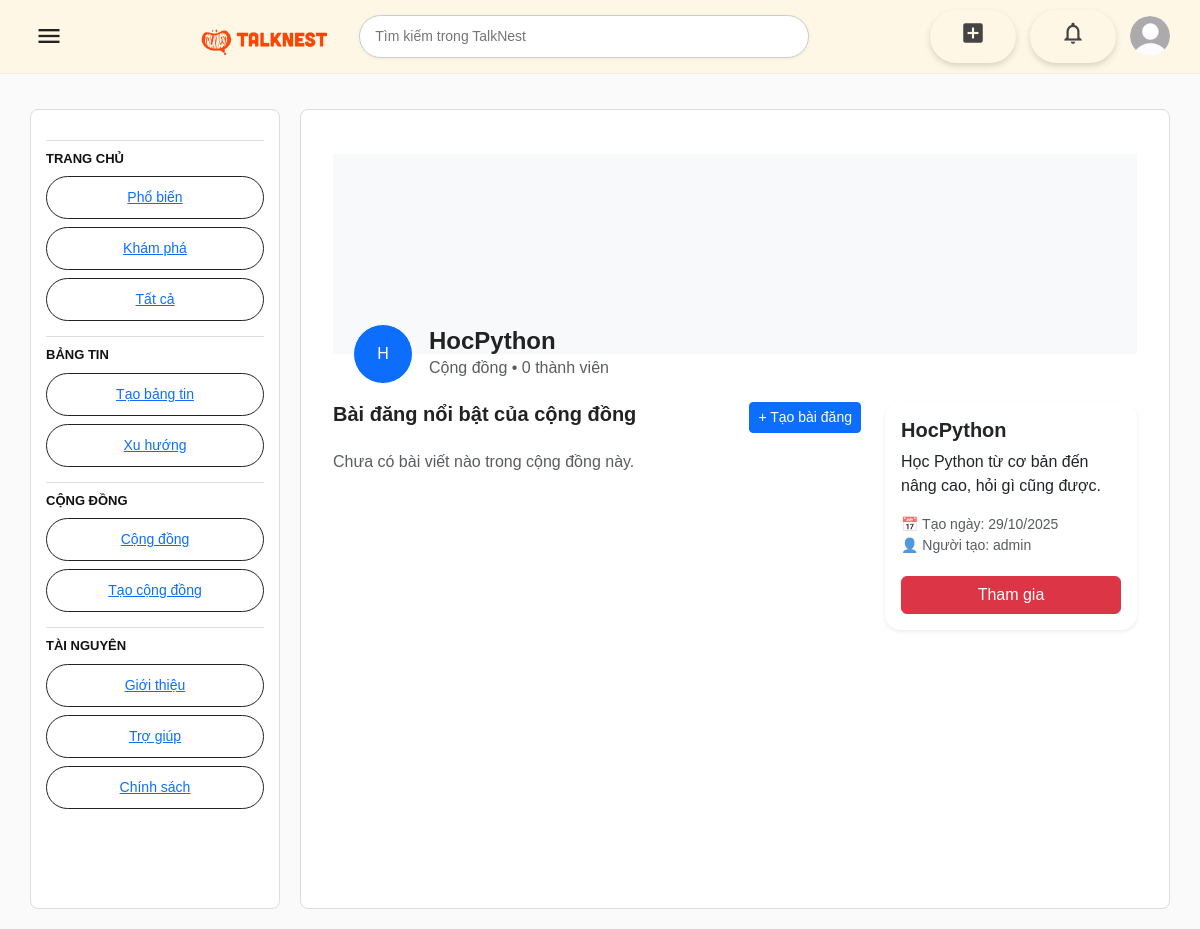
Screenshot of /communities/2/ (signed in) with the database file from the repository.
### talknest/models.py (models this page shows, shortened)
class Community(models.Model):
    community_id = models.AutoField(primary_key=True)
    name = models.CharField(max_length=250, unique=True)
    description = models.TextField(blank=True, null=True)
    created_at = models.DateTimeField(auto_now_add=True)
    created_by = models.ForeignKey(User, on_delete=models.SET_NULL, null=True, blank=True, related_name='communities_created')
    members = models.ManyToManyField(User, related_name='joined_communities', blank=True)
    banner = models.ImageField(upload_to='community_banners/', null=True, blank=True)
    logo = models.ImageField(upload_to='community_logos/', null=True, blank=True)
    def total_members(self):
        return self.members.count()

### talknest/views.py (the view)
# urls.py: path('communities/<int:community_id>/', views.community_detail, name='community_detail'),
@login_required
def community_detail(request, community_id):
    community = get_object_or_404(Community, community_id=community_id)
    posts = Post.objects.filter(community=community).order_by('-created_at')
    is_member = request.user in community.members.all()
    if request.method == "POST":
        if is_member:
            community.members.remove(request.user)
        else:
            community.members.add(request.user)
        return redirect('community_detail', community_id=community.community_id)
    return render(request, 'community_detail.html', {
        'community': community,
        'posts': posts,
        'is_member': is_member
    })

### talknest/templates/community_detail.html (shortened to what this page needs)
{% extends 'base.html' %}
{% block content %}
<div class="container mt-4">
    <div class="community-banner position-relative mb-4 rounded-3">
        {% if community.banner %}
            <img src="{{ community.banner.url }}" class="w-100" style="height: 200px; object-fit: cover;">
        {% else %}
            <div class="bg-light w-100" style="height: 200px;"></div>
        {% endif %}
        <div class="position-absolute d-flex align-items-center" style="bottom: -30px; left: 20px;">
            {% if community.logo %}
                <img src="{{ community.logo.url }}" class="rounded-circle border border-white" width="60" height="60">
            {% else %}
                <div class="rounded-circle bg-primary text-white d-flex align-items-center justify-content-center border border-white" style="width:60px; height:60px;">
                    {{ community.name|slice:":1" }}
                </div>
            {% endif %}
            <div class="ms-3">
                <h4 class="mb-0 fw-bold">{{ community.name }}</h4>
                <p class="text-muted mb-0">Cộng đồng • {{ community.total_members }} thành viên</p>
            </div>
        </div>
    </div>
    <div class="row mt-5">
        <div class="col-md-8">
            <div class="d-flex justify-content-between align-items-center mb-3">
                <h5 class="fw-semibold">Bài đăng nổi bật của cộng đồng</h5>
                <a href="#" class="btn btn-primary btn-sm">+ Tạo bài đăng</a>
            </div>
            {% if posts %}
                {% for post in posts %}
                    <div class="card mb-3 shadow-sm border-0 rounded-4">
                        <div class="card-body">
                            <h6 class="fw-bold">{{ post.title }}</h6>
                            <p class="text-muted small mb-1">
                                Đăng bởi {{ post.author.username }} • {{ post.created_at|date:"d/m/Y H:i" }}
                            </p>
                            <p class="mb-0">{{ post.content|truncatechars:200 }}</p>
                        </div>
                    </div>
                {% endfor %}
            {% else %}
                <p class="text-muted">Chưa có bài viết nào trong cộng đồng này.</p>
            {% endif %}
        </div>
        <div class="col-md-4">
            <div class="card shadow-sm border-0 rounded-4 mb-3">
                <div class="card-body">
                    <h5 class="fw-bold">{{ community.name }}</h5>
                    <p>{{ community.description }}</p>
                    <p class="text-muted small mb-1">
                        📅 Tạo ngày: {{ community.created_at|date:"d/m/Y" }}<br>
                        👤 Người tạo: {{ community.created_by.username }}
                    </p>
                    <form method="post">
                        {% if is_member %}
                            <button type="submit" class="btn btn-outline-danger w-100 mt-3">Rời cộng đồng</button>
                        {% else %}
                            <button type="submit" class="btn btn-danger w-100 mt-3">Tham gia</button>
                        {% endif %}
                    </form>
                </div>
            </div>
        </div>
    </div>
</div>
{% endblock %}

### static/main.css (style rules this page uses)
* { box-sizing: border-box; }
body { margin: 0; font-family: Arial, sans-serif; background: #fafafa; color: #222; }

### talknest/templates/community_detail.html (style rules this page uses)
.community-banner { background: linear-gradient(135deg, #f9fafb, #e9ecef); }

### rows the page displays
Community: name "H", name "HocPython", total_members "0", description "Học Python từ cơ bản đến nâng cao, hỏi gì cũng được.", created_at "29/10/2025", created_by.username "admin"
